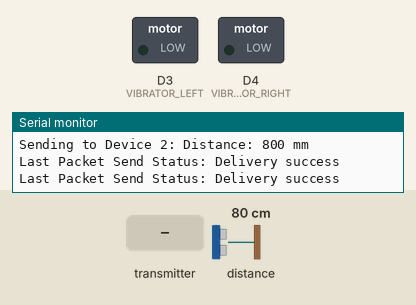
Recording of a sketch running on a simulated ESP8266 (NodeMCU). Shown: switched loads named in the sketch (green lamp = pin HIGH), the last lines printed to the serial monitor. Dashed ring = blinking. The inputs (shaded band) are chosen by the test bench; at power-on: distance to the obstacle 80 cm.

Above: at 4.4 s.
4.5 s: the transmitter starts sending message = R
At 5.3 s:
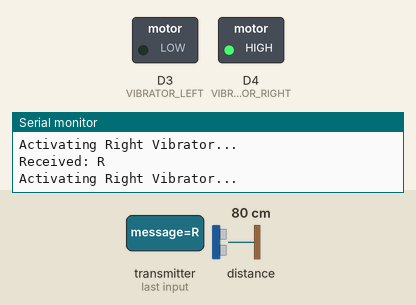
7.9 s: the transmitter starts sending message = L
At 8.9 s:
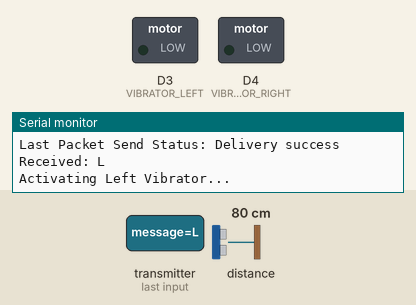
10.9 s: the transmitter starts sending message = S
At 12.0 s:
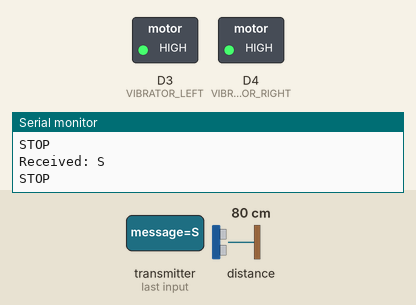
Timing chart, 0 to 14.9 s (numbered marks = the images above; inputs shaded):
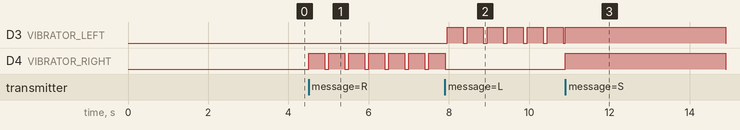

Measured:
- after the input at 4.5 s, D4 (VIBRATOR_RIGHT): alternates HIGH for 0.40 s and LOW for 0.10 s, starting at once
- after the input at 7.9 s, D3 (VIBRATOR_LEFT): alternates HIGH for 0.40 s and LOW for 0.10 s, starting after 0.05 s; D4 (VIBRATOR_RIGHT): goes on until 7.9 s, then stays LOW
- after the input at 10.9 s, D4 (VIBRATOR_RIGHT): LOW → HIGH at once

The sketch:

eyeglasses_esp8266.ino
```cpp
#include <ESP8266WiFi.h>
#include <espnow.h>
#include <Wire.h>
#include <Adafruit_VL53L0X.h>

Adafruit_VL53L0X lox = Adafruit_VL53L0X();

const int VIBRATOR_RIGHT = D4;  // Vibrator for "right"
const int VIBRATOR_LEFT = D3;   // Vibrator for "left"

// Define the MAC addresses of both devices
uint8_t device1MAC[] = {0x24, 0x4C, 0xAB, 0x51, 0xA9, 0x33};  // MAC address of device 1
uint8_t device2MAC[] = {0x24, 0x4C, 0xAB, 0x51, 0x86, 0x9E};  // MAC address of device 2

// Structure to hold the message data
typedef struct struct_message {
    char message[32];  // Buffer for message
} struct_message;

struct_message dataToSend, receivedData;

// Timing variables
unsigned long previousMillis = 0;
const long interval = 1000;  // Interval at which to send data (milliseconds)

void OnDataRecv(uint8_t *mac_addr, uint8_t *incomingData, uint8_t len) {
    memcpy(&receivedData, incomingData, sizeof(receivedData));
    String receivedMessage = String(receivedData.message);
    receivedMessage.trim();

    Serial.print("Received: ");
    Serial.println(receivedMessage);

    if (receivedMessage == "R") {
        Serial.println("Activating Right Vibrator...");
        digitalWrite(VIBRATOR_RIGHT, HIGH);
        delay(400);
        digitalWrite(VIBRATOR_RIGHT, LOW);
    } else if (receivedMessage == "L") {
        Serial.println("Activating Left Vibrator...");
        digitalWrite(VIBRATOR_LEFT, HIGH);
        delay(400);
        digitalWrite(VIBRATOR_LEFT, LOW);
    } else if (receivedMessage == "S") {
        Serial.println("STOP");
        digitalWrite(VIBRATOR_LEFT, HIGH);
        digitalWrite(VIBRATOR_RIGHT, HIGH);
        delay(800);
        digitalWrite(VIBRATOR_LEFT, LOW);
        digitalWrite(VIBRATOR_RIGHT, LOW);
    }
}

void OnDataSent(uint8_t *mac_addr, uint8_t sendStatus) {
    Serial.print("Last Packet Send Status: ");
    if (sendStatus == 0) {
        Serial.println("Delivery success");
    } else {
        Serial.println("Delivery fail");
    }
}

void setup() {
    Serial.begin(115200);
    WiFi.mode(WIFI_STA);  // Set ESP8266 to station mode
    Wire.begin();

    pinMode(VIBRATOR_RIGHT, OUTPUT);
    pinMode(VIBRATOR_LEFT, OUTPUT);
    digitalWrite(VIBRATOR_RIGHT, LOW);
    digitalWrite(VIBRATOR_LEFT, LOW);

    if (esp_now_init() != 0) {
        Serial.println("ESP-NOW Init Failed");
        return;
    }

    if (!lox.begin()) {
        Serial.println("VL53L0X not found! Check connections.");
        while (1);
    }
    Serial.println("VL53L0X LiDAR Initialized.");

    esp_now_set_self_role(ESP_NOW_ROLE_COMBO);  // Set device as both sender and receiver
    esp_now_register_recv_cb(OnDataRecv);
    esp_now_register_send_cb(OnDataSent);

    // Add the other device as a peer
    esp_now_add_peer(device1MAC, ESP_NOW_ROLE_SLAVE, 1, NULL, 0);
    esp_now_add_peer(device2MAC, ESP_NOW_ROLE_SLAVE, 1, NULL, 0);

    Serial.println("ESP-NOW Initialized");
}

void loop() {
    unsigned long currentMillis = millis();

    // Read distance every 'interval' milliseconds
    if (currentMillis - previousMillis >= interval) {
        previousMillis = currentMillis;

        VL53L0X_RangingMeasurementData_t measure;
        lox.rangingTest(&measure, false);

        if (measure.RangeStatus != 4) {
            Serial.print("Distance: ");
            Serial.print(measure.RangeMilliMeter);
            Serial.println(" mm");

            // Prepare data to send
            snprintf(dataToSend.message, sizeof(dataToSend.message), "Distance: %d mm", measure.RangeMilliMeter);

            // Send data to device 1
            esp_now_send(device1MAC, (uint8_t *)&dataToSend, sizeof(dataToSend));
            Serial.print("Sending to Device 1: ");
            Serial.println(dataToSend.message);

            // Send data to device 2
            esp_now_send(device2MAC, (uint8_t *)&dataToSend, sizeof(dataToSend));
            Serial.print("Sending to Device 2: ");
            Serial.println(dataToSend.message);
        } else {
            Serial.println("Out of range");
        }
    }

    // Handle other tasks here
    // For example, process incoming serial data
    if (Serial.available()) {
        String input = Serial.readStringUntil('\n');
        input.trim();
        input.toCharArray(dataToSend.message, sizeof(dataToSend.message));

        Serial.print("Sending to Devices: ");
        Serial.println(dataToSend.message);

        // Send data to both devices
        esp_now_send(device1MAC, (uint8_t *)&dataToSend, sizeof(dataToSend));
        esp_now_send(device2MAC, (uint8_t *)&dataToSend, sizeof(dataToSend));
    }
}
```
